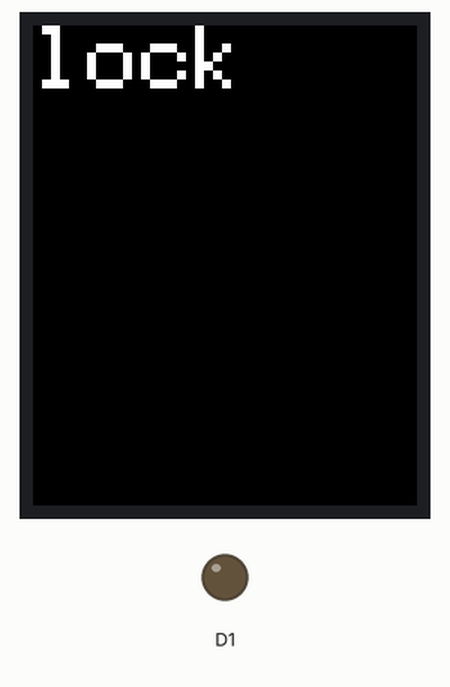
Simulated run of this sketch. Board: ESP8266 (NodeMCU). Parts: 128×160 colour display, output pins drawn as LEDs (lit = HIGH). WiFi joins after 1.5 s; servers stay silent unless stated; the Firebase database answers and starts empty; what the sketch prints to the serial monitor is not drawn.

Above: at 2.0 s.

The sketch:

new_atr.ino
```cpp
#include <Adafruit_GFX.h>
#include <Adafruit_ST7735.h>
#define TFT_CS     D3
#define TFT_RST    D4
#define TFT_DC     D2
// The rest of the pins are pre-selected as the default hardware SPI for Arduino Uno (SCK = 13 and SDA = 11)
Adafruit_ST7735 tft = Adafruit_ST7735(TFT_CS, TFT_DC, TFT_RST);
#include <Fonts/FreeSerif18pt7b.h>  // Add a custom font
int Variable1;  // Create a variable to have something dynamic to show on the display
#include <ESP8266WiFi.h>
#include <FirebaseArduino.h>
// Set these to run example.
#define FIREBASE_HOST "atr-sc.firebaseio.com"
#define FIREBASE_AUTH "o4m7OdSmIZ5G8PMZb5v2QAJOUnDowPru4Ez4gr0Z"
#define WIFI_SSID "dell"
#define WIFI_PASSWORD "ipadpro2327"
String chipId = "storage";
void setup() {
   tft.initR(INITR_BLACKTAB);  // Initialize a ST7735S chip, black tab

  tft.fillScreen(ST7735_BLACK);  // Fill screen with black

  //tft.setRotation(0);  // Set orientation of the display. Values are from 0 to 3. If not declared, orientation would be 0,
                         // which is portrait mode.

  tft.setTextWrap(false);  // By default, long lines of text are set to automatically “wrap” back to the leftmost column.

Serial.begin(9600);
pinMode(D1, OUTPUT);
// connect to wifi.
WiFi.begin(WIFI_SSID, WIFI_PASSWORD);
Serial.print("connecting");
while (WiFi.status() != WL_CONNECTED) {
Serial.print(".");
delay(500);
}
Serial.println();

Serial.print("connected: ");
Serial.println(WiFi.localIP());
Firebase.begin(FIREBASE_HOST, FIREBASE_AUTH);
Firebase.set("storage", "true");
}
//0 = off
//1 = on

String n = "true";
void loop() {

  ESP.wdtDisable();

// get value

n = Firebase.getString("storage");
// handle error
if (n =="true" ) {

  tft.setCursor(0, 0);  // Set position (x,y)
  tft.setTextColor(ST7735_WHITE);  // Set color of text. First is the color of text and after is color of background
  tft.setTextSize(3);  // Set text size. Goes from 0 (the smallest) to 20 (very big)
  tft.println("lock");
  Serial.println("Lock");
}
else {

  tft.setCursor(0, 0);  // Set position (x,y)
  tft.setTextColor(ST7735_WHITE);  // Set color of text. First is the color of text and after is color of background
  tft.setTextSize(3);  // Set text size. Goes from 0 (the smallest) to 20 (very big)
  tft.println("unlock");
  Serial.println("unlock");


}
}
```
